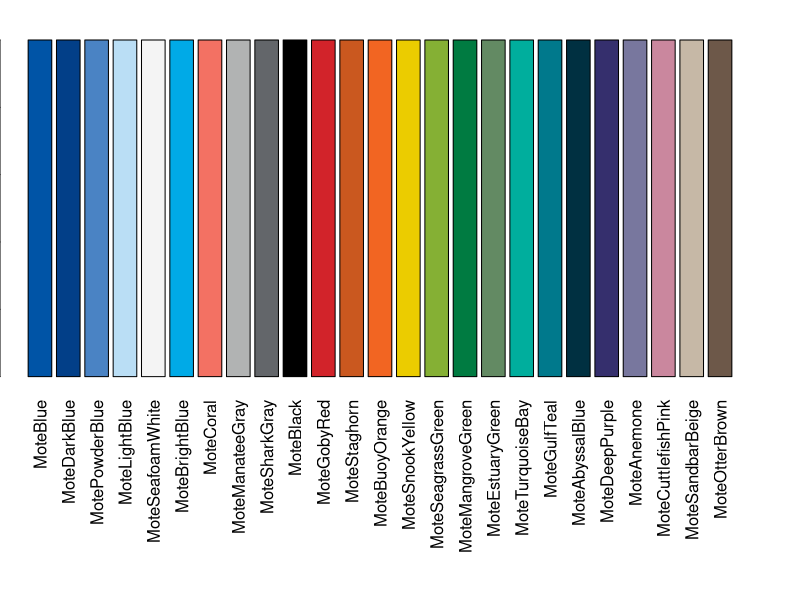
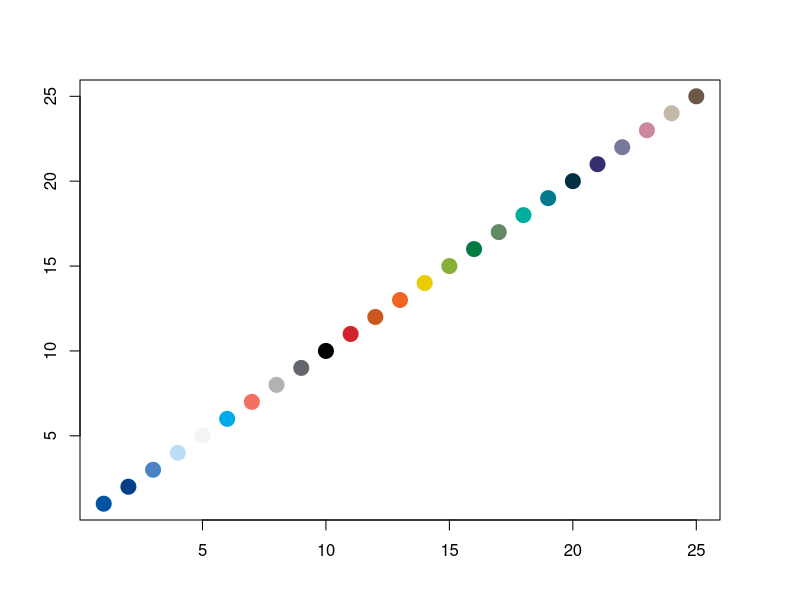
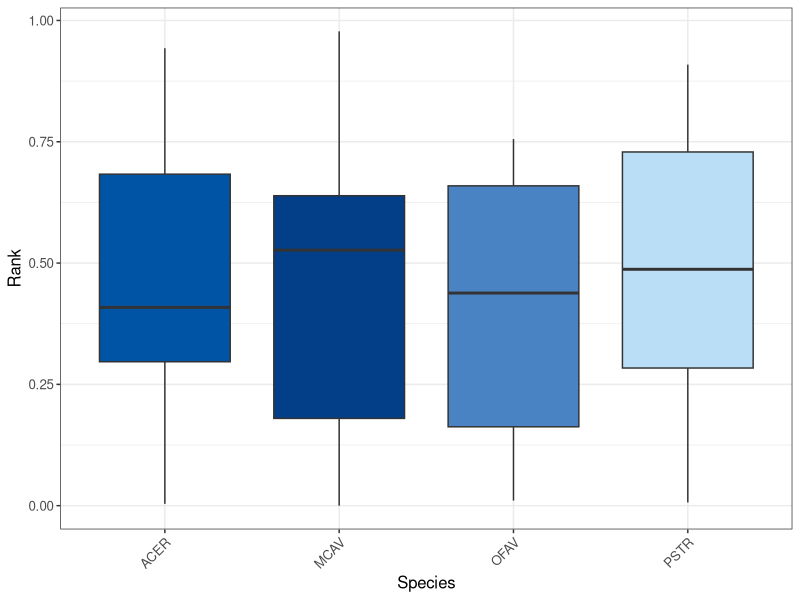
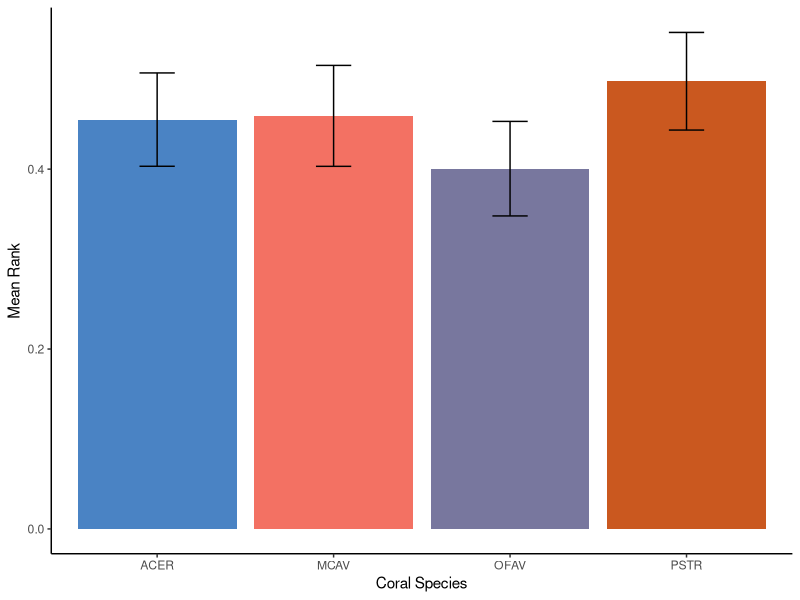
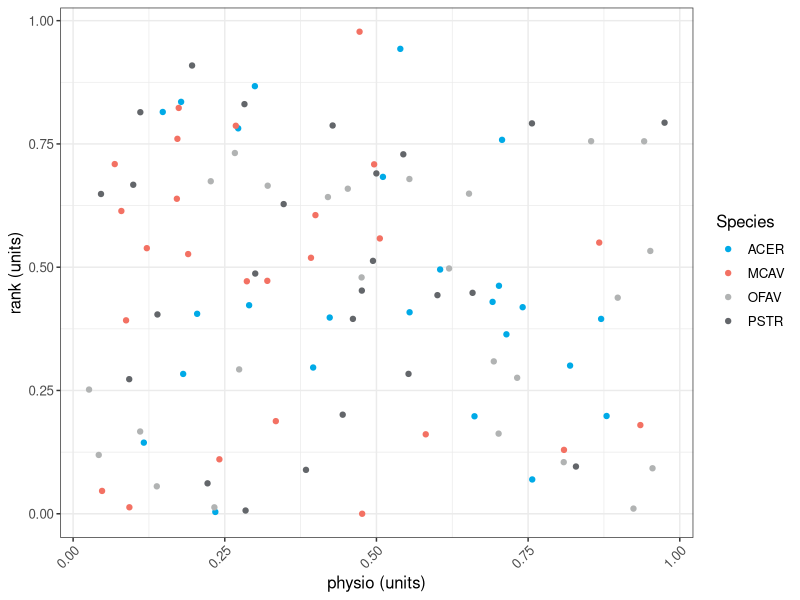

These charts were generated, in order, by the following R code:
## ---- chunk 1
library(ggplot2)
## ---- chunk 2
motecols<-read.csv("ColorList.csv")
head(motecols)
## ---- chunk 3
#when you just need one color and want to use its name
for(i in 1:nrow(motecols)){
  assign(motecols[i,1],motecols[i,2])
}
#example
MoteDarkBlue

#when you plan on using multiple in the order they were created
Mote<-motecols[,2]
names(Mote)<-motecols[,1]

#separate palettes
Mote1<-subset(motecols,Palette=="Mote1")[,2]

Mote2<-subset(motecols,Palette=="Mote2")[,2]

Mote3<-subset(motecols,Palette=="Mote3")[,2]

## ---- chunk 4

par(mar=c(11,0,2,2))
barplot(rep(1,length(Mote)),col=Mote,names=names(Mote),cex.lab=2,las=2)
par(mar=c(4,4,4,4))
plot(c(1:25),c(1:25),col=Mote,pch=19,xlab="",ylab="",cex=2)
## ---- chunk 5
my.data<-c()
my.data$rank<-c(runif(100,min=0,max=1))
my.data$physio<-c(runif(100,min=0,max=1))
my.data$group<-c("MCAV","OFAV","PSTR","ACER")
my.data<-data.frame(my.data)
my.data$group<-as.factor(my.data$group)
my.data$Species<-my.data$group
## ---- chunk 6
ggplot(my.data,aes(group,rank,fill=group)) +
  geom_boxplot() + 
  theme_bw()+
  xlab("Species") + 
  theme(legend.position="none")+ 
  theme(text = element_text(size=12))+
  ylab("Rank")  + 
  theme(axis.text.x = element_text(angle = 45,hjust=1)) +  
  theme(strip.text.x = element_text(size = 12))+
  scale_fill_manual(values=Mote1)

## ---- chunk 7
d.avg<-aggregate(rank~group,data=my.data,FUN=mean) #get means 

d.se<-aggregate(rank~group,data=my.data,FUN=function(x) sd(x)/sqrt(length(x))) #get standard error

#pull into one dataframe
df<-cbind(d.avg,d.se$rank)
colnames(df)<-c("group","mean","se")

ggplot(df,aes(x=group,y=mean,fill=group))+
  geom_bar(stat="identity",position=position_dodge(.9))+
  geom_errorbar(aes(ymax=mean + se, ymin=mean-se),width=0.2,position=position_dodge(.9))+
  scale_fill_manual(values=c(MotePowderBlue,MoteCoral,MoteAnemone,MoteStaghorn), drop = FALSE)+
  scale_x_discrete(limits=levels(df$group))+
  #scale_y_continuous(breaks=seq(0,60,5),expand = c(0, 0),lim=c(0,60))+
  labs(x="Coral Species",y="Mean Rank")+
  theme(legend.position = "none",legend.text=element_text(size=12),legend.title=element_blank()) + #extra to make it pretty
  theme(panel.background = element_blank())+
  #theme(text = element_text(family = "Times New Roman"))+
  theme(panel.grid.major = element_blank(), panel.grid.minor = element_blank(),panel.background = element_blank(), axis.line = element_line(colour = "black"))

## ---- chunk 8
my.data$Species<-my.data$group
ggplot(my.data,aes(physio,rank,color=Species)) +
  geom_point() + 
  theme_bw()+
  xlab("physio (units)") + 
  theme(legend.position="right")+ 
  theme(text = element_text(size=12))+
  ylab("rank (units)")  + 
  theme(axis.text.x = element_text(angle = 45,hjust=1)) +  
  theme(strip.text.x = element_text(size = 12))+
  scale_color_manual(values=Mote2)

